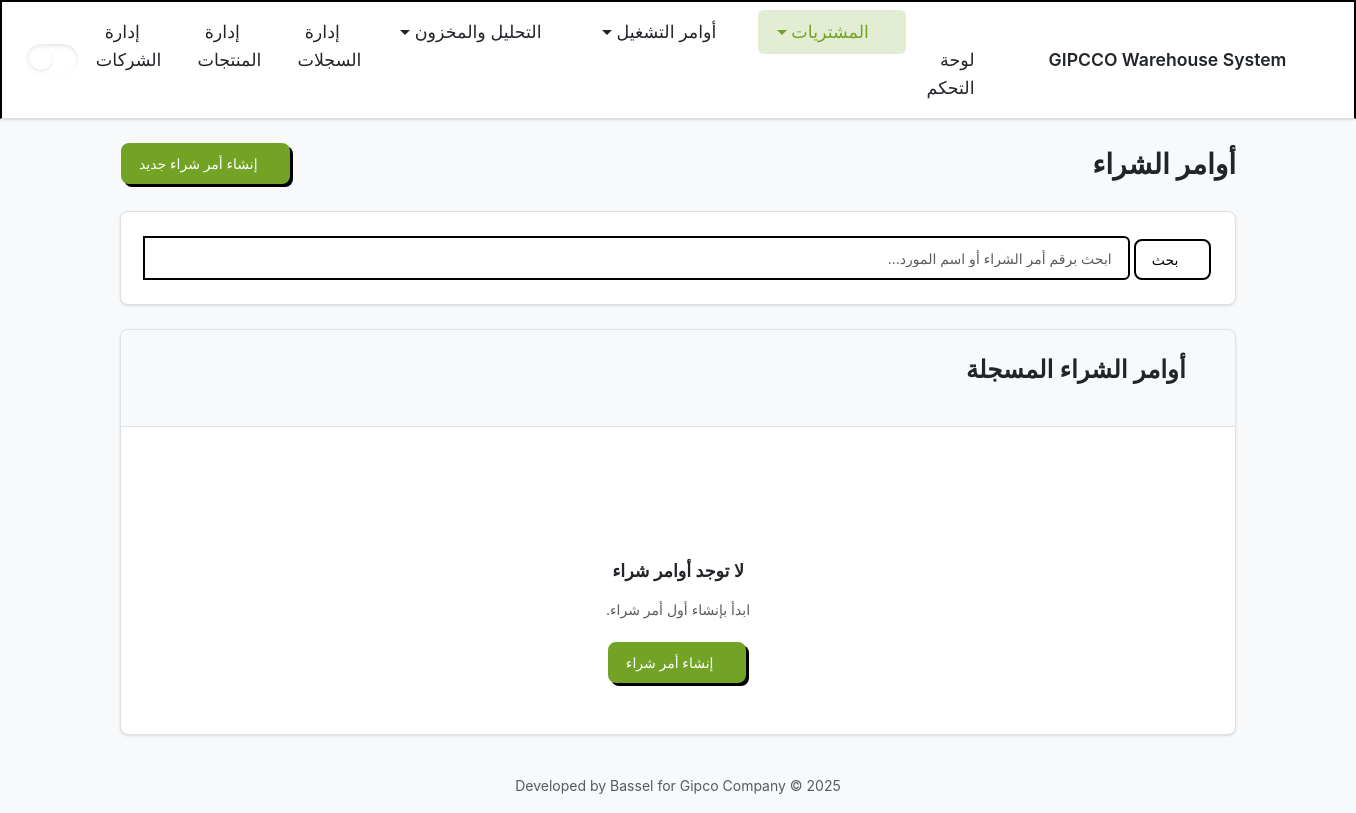
The app's page /purchase_orders/, older data.
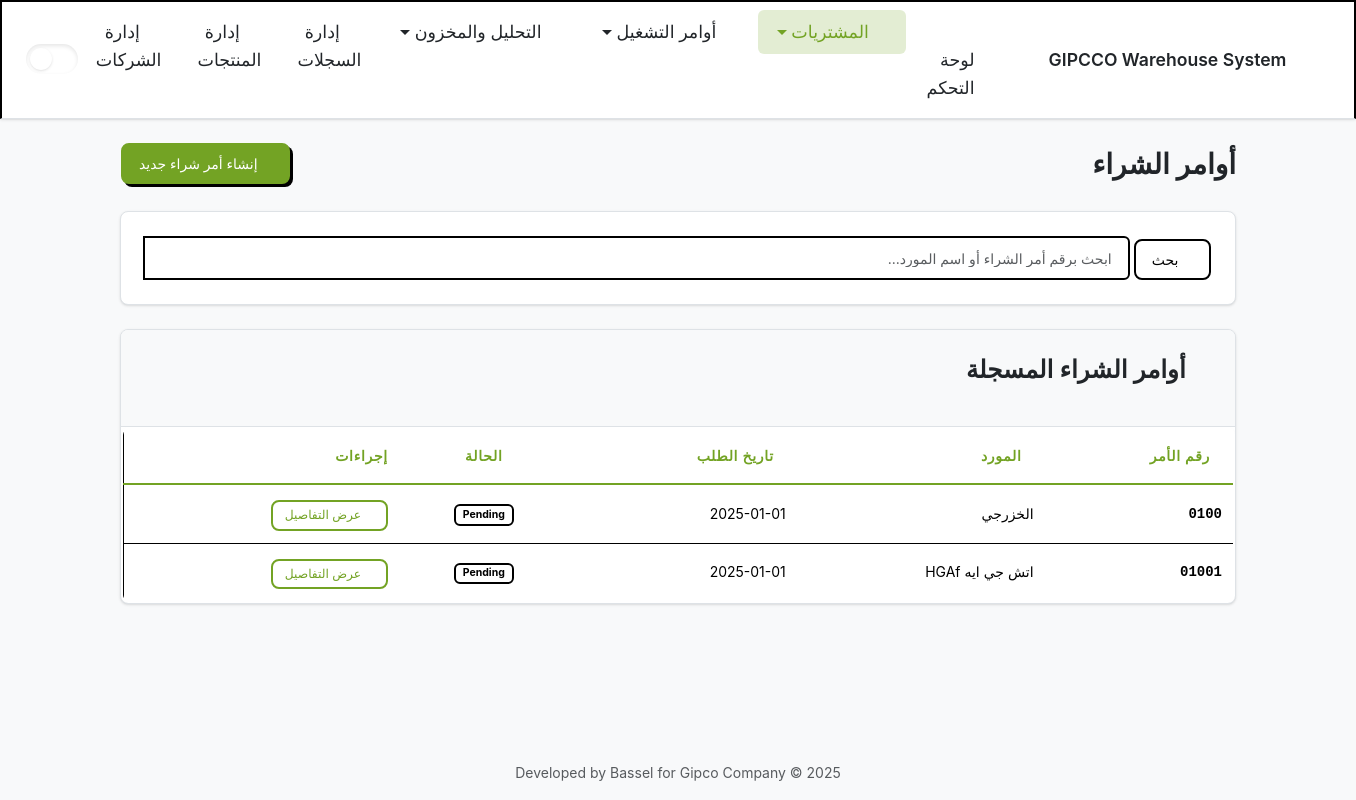
The same page, newer data.
### inventory/models.py (models this page shows, shortened)
class PurchaseOrder(models.Model):
    class Status(models.TextChoices):
        PENDING = 'pending', _('Pending')
        PARTIALLY_RECEIVED = 'partially_received', _('Partially Received')
        COMPLETED = 'completed', _('Completed')
        CANCELLED = 'cancelled', _('Cancelled')
    po_number = models.CharField(max_length=100, unique=True, verbose_name=_("PO Number"))
    supplier = models.ForeignKey(
        Company,
        on_delete=models.PROTECT,
        related_name='purchase_orders',
        verbose_name=_("Supplier")
    )
    order_date = models.DateField(verbose_name=_("Order Date"))
    status = models.CharField(
        max_length=20,
        choices=Status.choices,
        default=Status.PENDING,
        verbose_name=_("Status")
    )
    class Meta:
        db_table = 'purchase_orders'
        verbose_name = _("Purchase Order")
        verbose_name_plural = _("Purchase Orders")
        ordering = ['-order_date']

class Company(models.Model):
    name = models.CharField(max_length=255, unique=True, verbose_name=_("Company Name"))
    class Meta:
        db_table = 'companies'  # Explicitly map to the existing table
        verbose_name = _("Company")
        verbose_name_plural = _("Companies")
        ordering = ['name']

### inventory/views/purchase_orders.py (the view)
# urls.py: path('purchase_orders/', purchase_orders, name='purchase_orders'),
def purchase_orders(request: HttpRequest) -> HttpResponse:
    search_query = request.GET.get('q', '').strip()
    po_list = PurchaseOrder.objects.select_related('supplier').all()
    if search_query:
        po_list = po_list.filter(
            Q(po_number__icontains=search_query) |
            Q(supplier__name__icontains=search_query)
        )
    context = {
        'active_page': 'purchasing',
        'purchase_orders': po_list,
        'search_query': search_query,
    }
    if 'X-Partial-Request' in request.headers:
        return render(request, 'inventory/partials/purchase_orders_content.html', context)
    return render(request, 'inventory/purchase_orders.html', context)

### inventory/templates/inventory/purchase_orders.html
{% extends "inventory/layout.html" %}
{% block content %}
  {% include "inventory/partials/purchase_orders_content.html" %}
{% endblock content %}

### inventory/templates/inventory/partials/purchase_orders_content.html (shortened to what this page needs)
<div class="d-flex justify-content-between align-items-center mb-4">
    <h1 class="h2 mb-0" style="font-weight: 700;">أوامر الشراء</h1>
    <a href="{% url 'inventory:create_purchase_order' %}" class="btn btn-primary">
        <i class="bi bi-plus-lg"></i> إنشاء أمر شراء جديد
    </a>
</div>
<div class="card mb-4">
    <div class="card-body">
        <form method="GET" action="{% url 'inventory:purchase_orders' %}">
            <div class="input-group">
                <button class="btn btn-outline-secondary" type="submit"><i class="bi bi-search"></i> بحث</button>
                <input type="text" class="form-control" name="q" placeholder="ابحث برقم أمر الشراء أو اسم المورد..." value="{{ search_query|default:'' }}">
            </div>
        </form>
    </div>
</div>
<div class="card">
    <div class="card-header">
        <h3><i class="bi bi-list-ol"></i> أوامر الشراء المسجلة</h3>
    </div>
    <div class="card-body p-0">
        {% if not purchase_orders %}
        <div class="text-center p-5">
            <i class="bi bi-file-earmark-x display-4 text-secondary"></i>
            {% if search_query %}
            <h5 class="mt-3">لا توجد نتائج تطابق بحثك</h5>
            <p class="text-muted">حاول استخدام كلمات بحث مختلفة.</p>
            <a href="{% url 'inventory:purchase_orders' %}" class="btn btn-secondary mt-2">
                <i class="bi bi-arrow-clockwise"></i> عرض كل الأوامر
            </a>
            {% else %}
            <h5 class="mt-3">لا توجد أوامر شراء</h5>
            <p class="text-muted">ابدأ بإنشاء أول أمر شراء.</p>
            <a href="{% url 'inventory:create_purchase_order' %}" class="btn btn-primary mt-2">
                <i class="bi bi-plus-lg"></i> إنشاء أمر شراء
            </a>
            {% endif %}
        </div>
        {% else %}
        <div class="table-responsive">
            <table class="table table-hover align-middle mb-0">
                <thead>
                    <tr>
                        <th class="ps-3">رقم الأمر</th>
                        <th>المورد</th>
                        <th>تاريخ الطلب</th>
                        <th class="text-center">الحالة</th>
                        <th class="text-end pe-3">إجراءات</th>
                    </tr>
                </thead>
                <tbody>
                    {% for po in purchase_orders %}
                    <tr>
                        <td class="ps-3 font-monospace"><strong>{{ po.po_number }}</strong></td>
                        <td>{{ po.supplier.name }}</td>
                        <td>{{ po.order_date|date:"Y-m-d" }}</td>
                        <td class="text-center">
                            <span class="badge
                                {% if po.status == 'completed' %}text-bg-success
                                {% elif po.status == 'partially_received' %}text-bg-info
                                {% elif po.status == 'cancelled' %}text-bg-danger
                                {% else %}text-bg-secondary
                                {% endif %}">
                                {{ po.get_status_display }}
                            </span>
                        </td>
                        <td class="text-end pe-3">
                            <a href="{% url 'inventory:view_purchase_order' pk=po.id %}" class="btn btn-sm btn-outline-primary"><i class="bi bi-eye"></i> عرض التفاصيل</a>
                        </td>
                    </tr>
                    {% endfor %}
                </tbody>
            </table>
        </div>
        {% endif %}
    </div>
</div>

Row changes from the older to the newer data that the page shows:
added PurchaseOrder: po_number "0100", supplier.name "الخزرجي", order_date "2025-01-01", status "Pending"
added PurchaseOrder: po_number "01001", supplier.name "اتش جي ايه HGAf", order_date "2025-01-01", status "Pending"
Text that changed along with them:
text no longer shown: "لا توجد أوامر شراء ابدأ بإنشاء أول أمر شراء. إنشاء أمر شراء"
text now shown: "رقم الأمر المورد تاريخ الطلب الحالة إجراءات"
